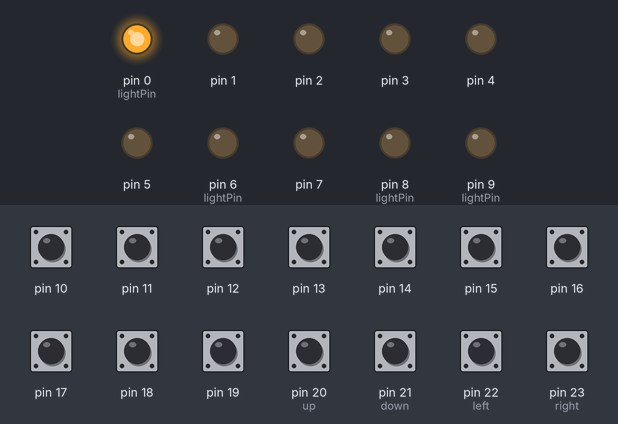
Recording of a sketch running on a simulated Arduino Mega 2560, built with avr-gcc and run on an emulated ATmega2560. Shown: output pins drawn as LEDs (lit = HIGH). Inputs (shaded band) come from the test bench; at power-on: pin 10–19, pin 20 (up), pin 21 (down), pin 22 (left), pin 23 (right) HIGH.

Above: at 2.2 s.
2.3 s: pin 10 pulled LOW for 0.15 s
At 3.1 s:
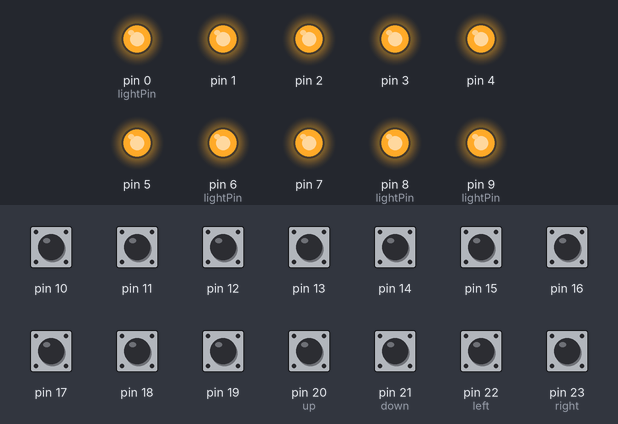
5.3 s: pin 11 pulled LOW for 0.15 s
At 5.7 s:
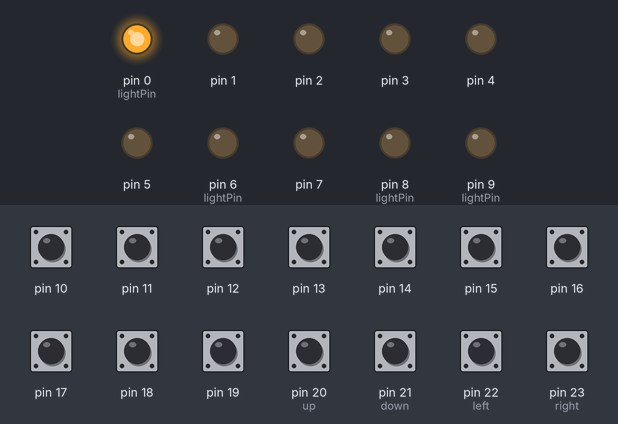
6.9 s: pin 20 (up) pulled LOW for 0.15 s
At 7.5 s:
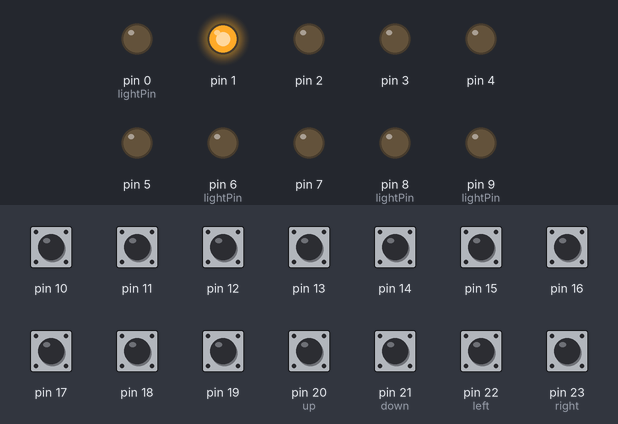
8.5 s: pin 20 (up) pulled LOW for 1 s
At 9.3 s:
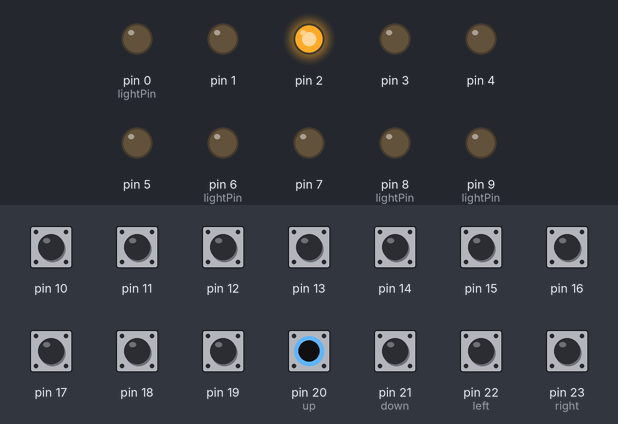
11.0 s: pin 12 pulled LOW for 0.15 s
At 12.15 s:
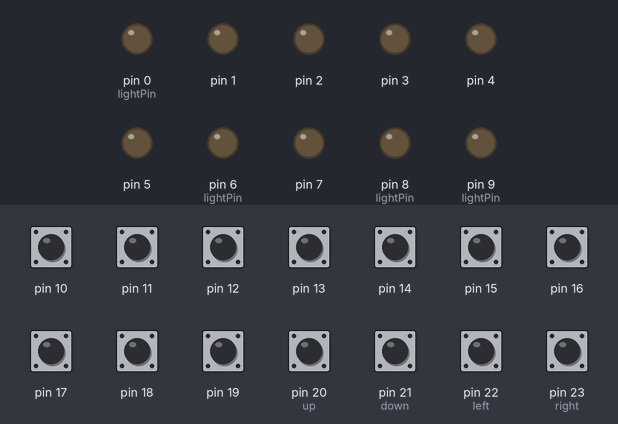
14.0 s: pin 10 pulled LOW for 1 s
At 14.7 s:
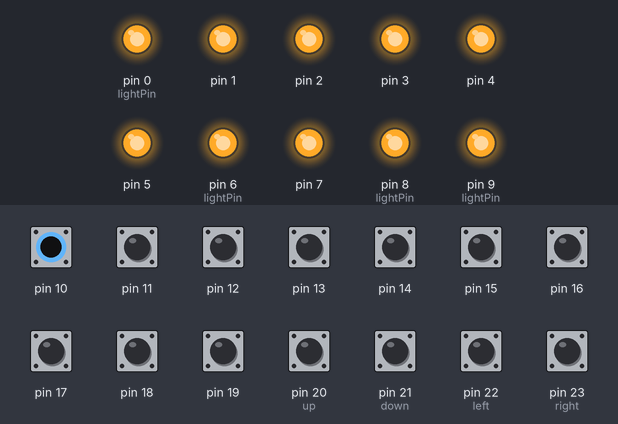
Timing chart, 0 to 18.0 s (numbered marks = the images above; inputs shaded):
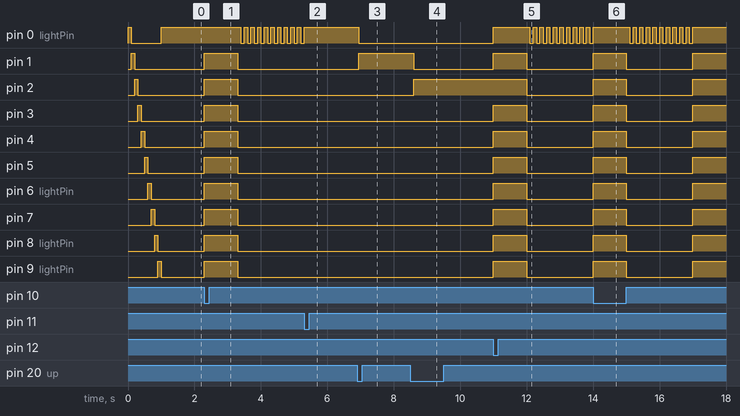

The sketch:

joystickgame_v6.ino.ino
```cpp
/*
  button 1-10 connected to digital pins 10 to 19.
  LEDs in button 1-10 connected to digtial pin 0-9.
  joystick integration.
  button reaction.
  buttonplayer winner, reset game.
  joystickplayer winner, reset game.
  split up light and blink functions into seperate tab: LEDs.ino.
  pin 0 and 1 is deactived when Serial.print is called.
*/

//global variables:
int numberOfButtons = 10;
int matrix[3][4]; //initialize matrix, 3 rows and 4 columns
int row = 0; //initial row
int column = 0;  //initial column
int blinkSpeed=100;
int pauseTime = 205;
int lightPin = 0; //initial light
unsigned long previousMillis = 0;


// the setup function runs once
void setup() {
  //Serial.begin(9600); //setup print to computer screen
  //Joystick pins:
  pinMode (20, INPUT_PULLUP); //up
  pinMode (21, INPUT_PULLUP); //down
  pinMode (22, INPUT_PULLUP); //left
  pinMode (23, INPUT_PULLUP); //right

  //button and LED pins:
  for (int i = 0; i < numberOfButtons; i++) {
    pinMode(i+10, INPUT_PULLUP); //button pins 10-19
    pinMode(i, OUTPUT); // LED pins 0-9
  }
  matrix[row][column] = 1; //activate first position in matrix in upper left corner
  blinkInSequence();
}


// the loop function runs over and over again forever
void loop() {
  unsigned long currentMillis = millis();
  if (currentMillis - previousMillis > pauseTime) { //when time, run the code below
    previousMillis = currentMillis;
    readFromJoystick();
    turnOnActiveLED();
  }
readButtons();
}


//read signals from buttons
void readButtons() {
  int pushedPin=50; //actual button pins are 10-19
  for (int i = 0; i < numberOfButtons; i++) {
    int buttonSignal = digitalRead(i + 10);
    if (buttonSignal==0) { //button is pushed
      pushedPin = i+10;
    }
    if (pushedPin == lightPin+10) { //buttonplayer wins
      turnAllOn();
      delay(blinkSpeed*10);
      turnAllOff();
      blinkOneLED(0);
      resetGame();
    }
  }
}


//read joystick. In neutral, all values are 1.
void readFromJoystick() {
  int up = digitalRead(20);
  int down = digitalRead(21);
  int left = digitalRead(22);
  int right = digitalRead(23);
  //if joystick acitvated:
  if (up == 0 || down == 0 || right == 0 || left == 0) { //when jouystick is pulled the value= 0. || means OR.
    matrix[row][column] = 0; //remove old position
    // row and column keeps track of position in matrix.
    if (up == 0) { //joystick is pressed up
      row = row + 1; //move one row down
      if (row>2) { row=2; }
    }
    if (down == 0) { //joystick is pressed down
      row = row - 1; //move one row up
      if (row<0) { row=0; }
    }
    if (right == 0) { //joystick is pressed right
      column = column + 1; //move one row to the right
      if (column>3) { column=3; }
    }
    if (left == 0) { //joystick is pressed left
      column = column - 1; //move one row to the left
      if (column<0) { column=0; }
    }
    matrix[row][column] = 1;  //store new position
  }
}


//assign a number to the active field:
void turnOnActiveLED() {
 for (int i = 0; i < 3; i++) { //3 rows
    for (int j = 0; j < 4; j++) { // 4 columns
      if (matrix[i][j]==1) { // if the field is active
        lightPin = j*3+i; //give a unique number to the field
        if (lightPin==9) { //if out of bounce
          lightPin=6;
        }
        if (lightPin==11) { //if out of bounce
          lightPin=8;
        }
        if (lightPin==10) { //joystick player is winner.
          turnAllOff();
          lightPin=9;
          blinkOneLED(lightPin);
          turnAllOn();
          delay(blinkSpeed*10);
          turnAllOff();
          lightPin = 0;
          resetGame();
          return;
        }
        turnAllOff();
        digitalWrite(lightPin, HIGH); //turn on the lightPin
      }
    }
 }
}


void resetGame() {
  for (int i = 0; i < 3; i++) { //3 rows
    for (int j = 0; j < 4; j++) { // 4 columns
      matrix[i][j]=0;
      matrix[0][0]=1;
      row=0; // reset position in matrix.
      column=0; //reset position in matrix.
    }
  }
  turnAllOff();
  turnOnActiveLED();
}
```

LEDs.ino
```cpp
//print matrix function:
void printMatrix() {
  for (int i = 0; i < 3; i++) { //3 rows
    for (int j = 0; j < 4; j++) { // 4 columns
      Serial.print(matrix[i][j]);
      Serial.print(" ");
    }
    Serial.println(" "); //new line after each row
  }
  Serial.println(" ");
}


void turnAllOff() {
  for (int i=0; i<numberOfButtons; i++) {
    digitalWrite (i, LOW); // turns each LED off.
  }
}

void turnAllOn(){
  for (int i=0; i<numberOfButtons; i++) {
    digitalWrite (i, HIGH); // turns each LED on.
  }
}

void blinkAllOnce() {
  for (int i=0; i<numberOfButtons; i++) {
  digitalWrite(i, HIGH);  // turns each LED on.
  }
  delay(blinkSpeed);
  for (int i=0; i<numberOfButtons; i++) {
  digitalWrite(i, LOW); // turns each LED off.
  }
}

void blinkAllTenTimes() {
  for (int i=0; i<numberOfButtons; i++) {
    blinkAllOnce();
    }
  }

void blinkInSequence() {
  for (int i=0; i<numberOfButtons; i++) {
  digitalWrite(i, HIGH); // turns each LED on.
  delay(blinkSpeed);
  digitalWrite(i, LOW); // turns each LED off.
  }
}

void blinkInSequenceTenTimes() {
  for (int i=0; i<10; i++) {
    blinkInSequence();
    }
  }

void blinkOneLED(int LEDPin) {
  for (int i=0; i<10; i++) {
  digitalWrite(LEDPin, HIGH); // turns one LED on.
  delay(blinkSpeed);
  digitalWrite(LEDPin, LOW); // turns one LED off.
  delay(blinkSpeed);
  }
}
```

Measured:
- after the input at 2.3 s, pin 0 (lightPin): alternates HIGH for 0.10 s and LOW for 0.10 s, starting after 1.1 s; pin 1–5, pin 6 (lightPin), pin 7, pin 8 (lightPin), pin 9 (lightPin): LOW → HIGH at once, → LOW 1.0 s later
- after the input at 5.3 s, pin 0 (lightPin): goes on until 5.3 s, then stays HIGH; pin 1–5, pin 6 (lightPin), pin 7, pin 8 (lightPin), pin 9 (lightPin): stays LOW (without the input it goes to HIGH after 0.00 s)
- after the input at 6.9 s, pin 0 (lightPin): HIGH → LOW after 0.05 s; pin 1: LOW → HIGH after 0.05 s
- after the input at 8.5 s, pin 1: HIGH → LOW after 0.10 s; pin 2: LOW → HIGH after 0.10 s
- after the input at 11.0 s, pin 0 (lightPin): LOW → HIGH at once, then repeats every 0.20 s: LOW 0.10 s, HIGH 0.10 s; pin 1, pin 3–5, pin 6 (lightPin), pin 7, pin 8 (lightPin), pin 9 (lightPin): LOW → HIGH at once, → LOW 1.0 s later; pin 2: HIGH → LOW after 1.0 s
- after the input at 14.0 s, pin 1–5, pin 6 (lightPin), pin 7, pin 8 (lightPin), pin 9 (lightPin): LOW → HIGH at once, → LOW 1.0 s later, → HIGH 2.0 s later
